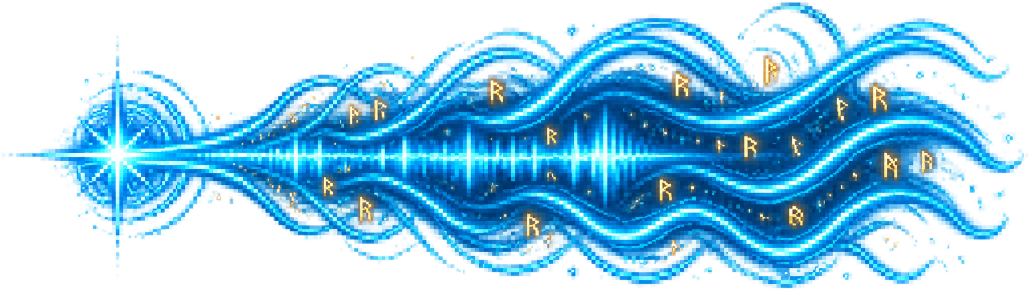
#> input picture assets/wave-keyed.png, 2060 x 581 px (shown at 1/2 size); its folder holds 5 pictures in this run
$ python gen_wave_frames.py
#> lines starting #> are read from the running program, lines starting #| are printed output that depends on the picture
"""Build the overlay's sprite-wave frame bank from assets/wave-keyed.png.

Output (all shipped, so end users need no imaging deps at runtime):
  assets/wave/star_{0,1,2}.png       the voice-source starburst at 3 pulse sizes
  assets/wave/stream_L{0-4}_P{0-7}.png   the flowing wave: 5 amplitude levels x 8 scroll
                                          phases, horizontally wrap-blended so the loop
                                          is seamless

Run from the repo root:  python tools/gen_wave_frames.py
"""
import os
import numpy as np
from PIL import Image

HERE = os.path.dirname(os.path.dirname(os.path.abspath(__file__)))
SRC = os.path.join(HERE, "assets", "wave-keyed.png")
OUT = os.path.join(HERE, "assets", "wave")

BAR_H = 40          # overlay waveform canvas height
STREAM_W = 900      # rendered stream width; the overlay tiles it
STAR_SPLIT = 430    # x where the starburst ends and the stream begins (source px)
LEVELS = [0.30, 0.48, 0.65, 0.82, 1.00]
PHASES = 8
BLEND = 60          # px of wrap crossfade so scrolling loops without a seam


def main():
    os.makedirs(OUT, exist_ok=True)
    art = Image.open(SRC).convert("RGBA")
#> art is the input picture: PIL image 2060x581 RGBA; mean R, G, B, A 145.5, 200.3, 229, 145
    w, h = art.size
#> w = 2060; h = 581

    star = art.crop((0, 0, STAR_SPLIT, h))
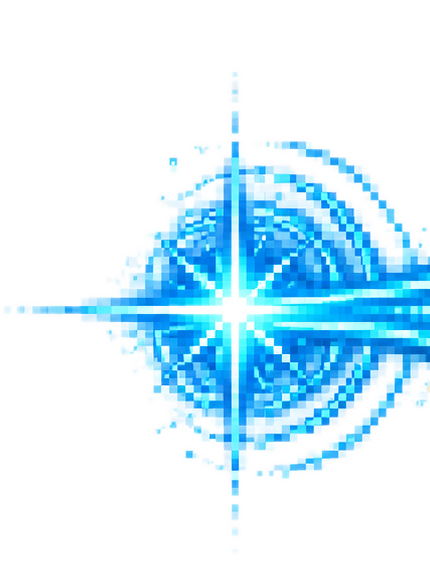
#> star: PIL image 430x581 RGBA; mean R, G, B, A 206.6, 236.2, 249.9, 72.1; transparent parts drawn white
    stream = art.crop((STAR_SPLIT, 0, w, h))
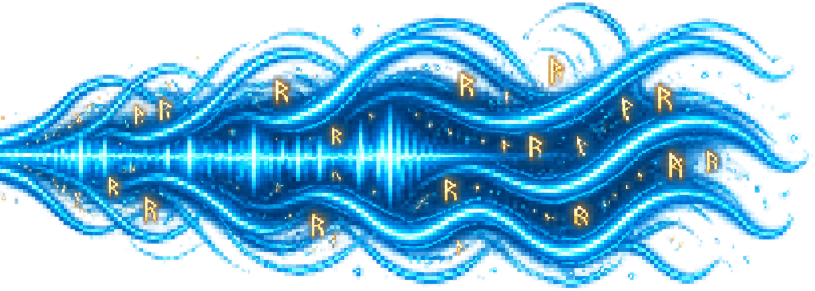
#> stream: PIL image 1630x581 RGBA (shown at 1/2 size); mean R, G, B, A 129.3, 190.9, 223.5, 164.3; transparent parts drawn white

    # Starburst at three pulse sizes (quiet, speaking, loud).
    for i, sh in enumerate((int(BAR_H * 0.8), BAR_H, int(BAR_H * 1.15))):
        s = star.resize((int(star.width * sh / star.height), sh), Image.LANCZOS)
        canvas = Image.new("RGBA", (s.width, int(BAR_H * 1.15)), (0, 0, 0, 0))
        canvas.paste(s, (0, (canvas.height - sh) // 2), s)
        canvas.save(os.path.join(OUT, f"star_{i}.png"))
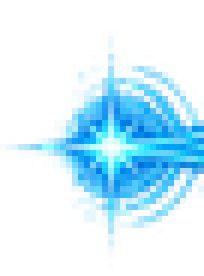
#> s: PIL image 34x46 RGBA (shown 6 times larger); mean R, G, B, A 54.6, 90.6, 107.4, 72.2; transparent parts drawn white

    # Make the stream horizontally loopable once, at full height.
    base = stream.resize((STREAM_W + BLEND, h), Image.LANCZOS)
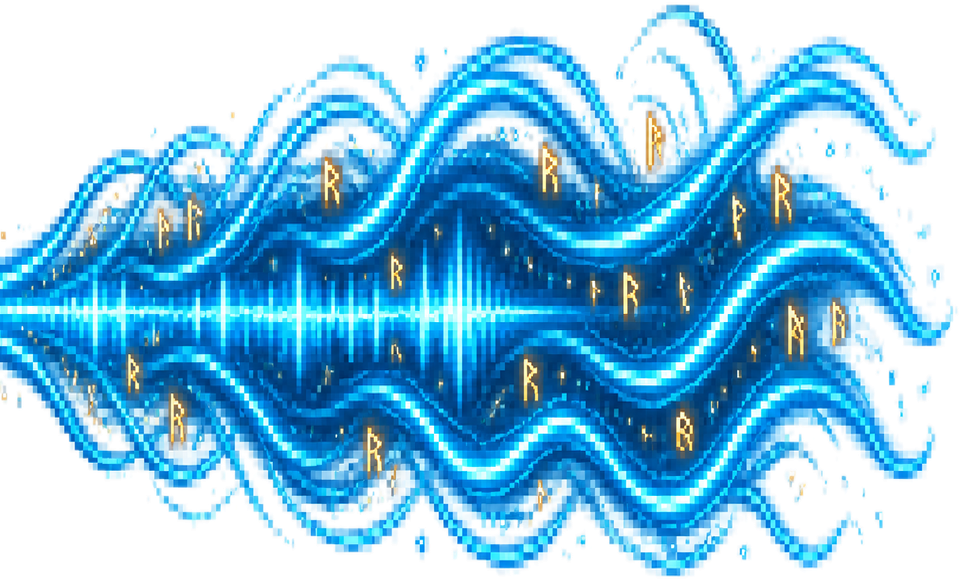
#> base: PIL image 960x581 RGBA; mean R, G, B, A 57, 118.5, 151.2, 164.3; transparent parts drawn white
    arr = np.asarray(base).astype(np.float32)
    body, tail = arr[:, :STREAM_W], arr[:, STREAM_W:]
    ramp = np.linspace(0.0, 1.0, BLEND)[None, :, None]
    body[:, :BLEND] = body[:, :BLEND] * ramp + tail * (1.0 - ramp)
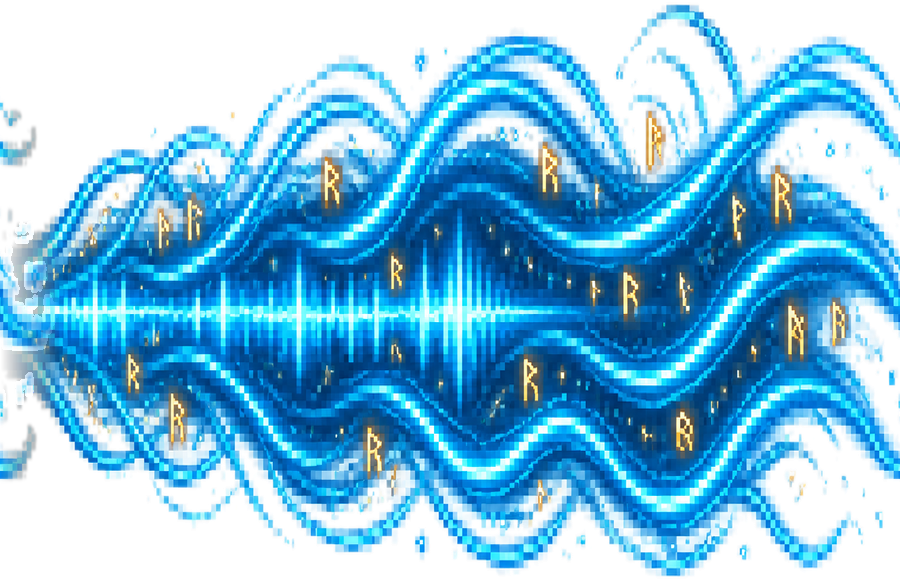
#> body: shape (581, 900, 4) float32; mean R, G, B, A 58.7, 123.2, 157.5, 172.7; transparent parts drawn white
    loop = Image.fromarray(body.astype(np.uint8), "RGBA")

    for li, amp in enumerate(LEVELS):
        ch = max(6, int(BAR_H * amp))
        squashed = loop.resize((STREAM_W, ch), Image.LANCZOS)
        for p in range(PHASES):
            off = int(STREAM_W * p / PHASES)
            rolled = np.roll(np.asarray(squashed), -off, axis=1)
            frame = Image.new("RGBA", (STREAM_W, BAR_H), (0, 0, 0, 0))
            frame.paste(Image.fromarray(rolled, "RGBA"), (0, (BAR_H - ch) // 2))
            frame.save(os.path.join(OUT, f"stream_L{li}_P{p}.png"))
#> this loop made 5 passes
#> pass 1, in main, `frame.save(os.path.join(OUT, f"stream_L{li}_P{p}.png"))`:
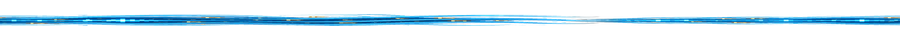
#> saved as stream_L0_P3.png: PIL image 900x40 RGBA; mean R, G, B, A 22, 46.2, 58.5, 51.6; transparent parts drawn white
#> after the loop:
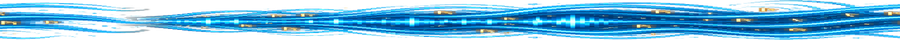
#> frame: PIL image 900x40 RGBA; mean R, G, B, A 67.8, 136.5, 173.2, 172.2; transparent parts drawn white

    total = sum(os.path.getsize(os.path.join(OUT, f)) for f in os.listdir(OUT))
    print(f"frame bank: {len(os.listdir(OUT))} files, {total // 1024} KB -> {OUT}")
#| frame bank: 0 files, 0 KB -> assets/wave


if __name__ == "__main__":
    main()
